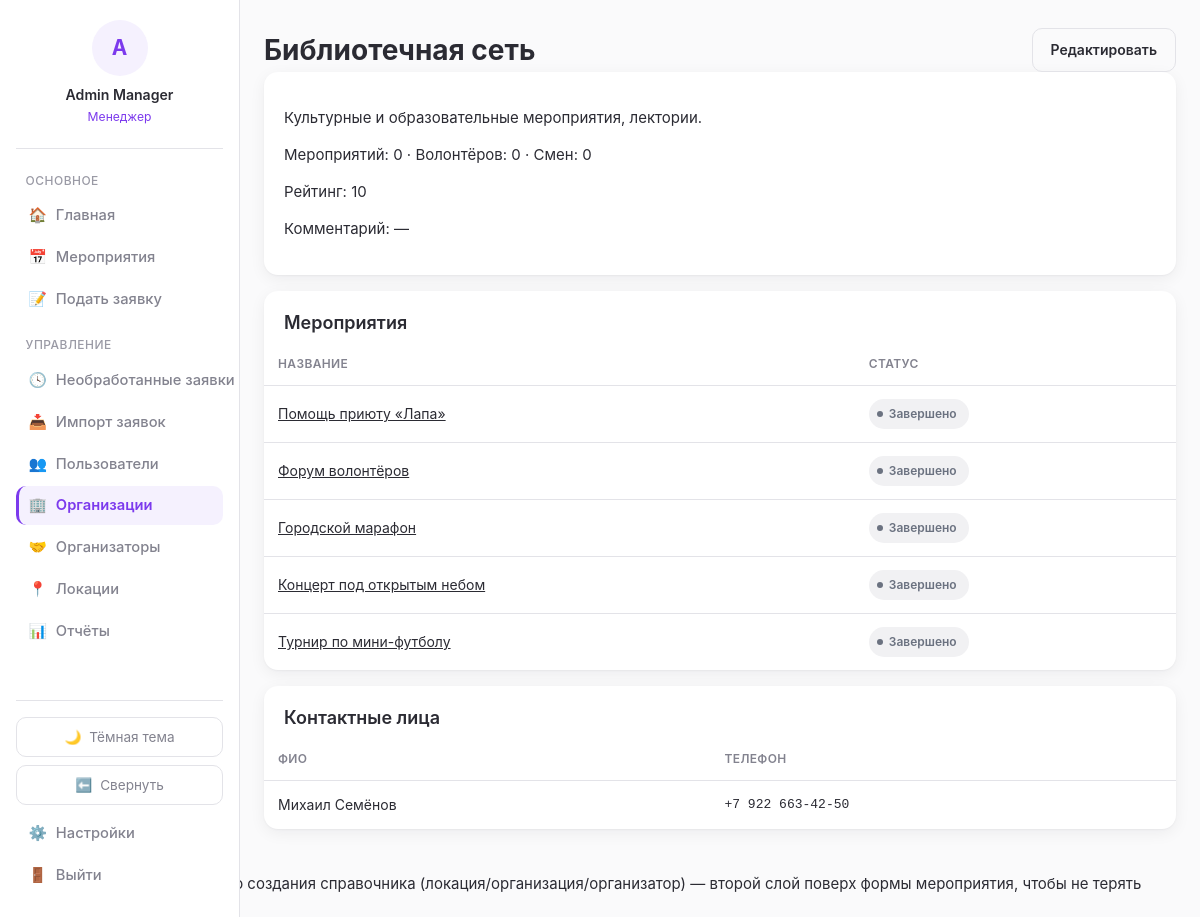
Screenshot of /organizations/6/ (signed in) with the database file from the repository.
### blog/models.py (models this page shows, shortened)
class User(AbstractBaseUser):
    GENDER_CHOICES = [
        ('male', 'Мужской'),
        ('female', 'Женский'),
    ]
    STATUS_CHOICES = [
        ('active', 'Активен'),
        ('inactive', 'Неактивен'),
        ('blacklisted', 'В блэклисте'),
    ]
    REGISTRATION_STATUS_CHOICES = [
        ('guest', 'Гость (первое касание)'),
        ('registered', 'Зарегистрирован'),
    ]
    id = models.AutoField(primary_key=True)
    system_username = models.CharField(max_length=50, blank=True, null=True, db_index=True)
    telegram_id = models.CharField(max_length=50, unique=True, db_index=True)
    telegram_username = models.CharField(max_length=100, blank=True, null=True)
    VK_username = models.CharField(max_length=100, blank=True, null=True)
    first_name = models.CharField(max_length=100, blank=True, null=True)
    last_name = models.CharField(max_length=100, blank=True, null=True)
    email = models.EmailField(blank=True, null=True)
    phone = models.CharField(max_length=20, blank=True, null=True)
    birthday = models.DateField(blank=True, null=True)
    about = models.TextField(blank=True, null=True)
    gender = models.CharField(max_length=10, choices=GENDER_CHOICES, blank=True, null=True)
    status = models.CharField(max_length=20, choices=STATUS_CHOICES, default='active')
    comment = models.TextField(blank=True, null=True)
    registration_status = models.CharField(
        max_length=20, choices=REGISTRATION_STATUS_CHOICES, default='guest'
    )
    created_at = models.DateTimeField(auto_now_add=True)
    last_event_at = models.DateTimeField(blank=True, null=True)
    total_event_count = models.IntegerField(default=0, validators=[MinValueValidator(0)])
    season_event_count = models.IntegerField(default=0, validators=[MinValueValidator(0)])
    total_hours = models.IntegerField(default=0, validators=[MinValueValidator(0)])
    season_hours = models.IntegerField(default=0, validators=[MinValueValidator(0)])
    churn_score = models.FloatField(default=0)
    login = models.CharField(max_length=50, unique=True, blank=True, null=True)
    web_credentials_set_at = models.DateTimeField(blank=True, null=True)
    notify_new_events = models.BooleanField(default=True)
    notify_applications = models.BooleanField(default=True)
    experience_token = models.UUIDField(default=uuid.uuid4, unique=True, editable=False, db_index=True)
    objects = UserManager()
    USERNAME_FIELD = 'telegram_id'
    REQUIRED_FIELDS = []
    class Meta:
        db_table = 'users'
        verbose_name = 'Пользователь'
        verbose_name_plural = 'Пользователи'
    @property
    def full_name(self):
        return f"{self.first_name or ''} {self.last_name or ''}".strip() or self.telegram_username or self.telegram_id

class Organization(models.Model):
    id = models.AutoField(primary_key=True)
    name = models.CharField(max_length=255)
    description = models.TextField(blank=True, null=True)
    created_at = models.DateTimeField(auto_now_add=True)
    events_count = models.IntegerField(default=0, validators=[MinValueValidator(0)])
    volunteers_count = models.IntegerField(default=0, validators=[MinValueValidator(0)])
    shifts_count = models.IntegerField(default=0, validators=[MinValueValidator(0)])
    internal_rating = models.SmallIntegerField(
        blank=True, null=True,
        validators=[MinValueValidator(0), MaxValueValidator(10)],
    )
    comment = models.TextField(blank=True, null=True)
    class Meta:
        db_table = 'organizations'
        verbose_name = 'Организация'
        verbose_name_plural = 'Организации'

class Event(models.Model):
    STATUS_CHOICES = [
        ('upcoming', 'Предстоит'),
        ('ongoing', 'Идёт'),
        ('passed', 'Прошло'),
        ('finished', 'Завершено'),
    ]
    DOBRO_LINK_KIND_CHOICES = [
        ('none', 'Нет ссылки'),
        ('shared', 'Общая ссылка'),
        ('unique', 'Уникальная ссылка'),
    ]
    id = models.AutoField(primary_key=True)
    title = models.CharField(max_length=255)
    description = models.TextField(blank=True, null=True)
    location = models.ForeignKey(Location, on_delete=models.SET_NULL, null=True, blank=True, related_name='events')
    chat_link = models.URLField(blank=True, null=True)
    post_in_chanel_link = models.URLField(blank=True, null=True)
    dobro_ru_link_kind = models.CharField(max_length=20, choices=DOBRO_LINK_KIND_CHOICES, default='none')
    dobro_ru_link = models.URLField(blank=True, null=True)
    dobro_ru_shared_link = models.ForeignKey(
        DobroRuSharedLink, on_delete=models.SET_NULL, null=True, blank=True, related_name='events'
    )
    dobro_ru_hours_logged = models.BooleanField(default=False)
    dobro_ru_logged_by = models.ForeignKey(User, on_delete=models.SET_NULL, null=True, blank=True, related_name='dobro_ru_logged_events')
    event_status = models.CharField(max_length=20, choices=STATUS_CHOICES, default='upcoming')
    organization = models.ForeignKey(Organization, on_delete=models.SET_NULL, null=True, blank=True, related_name='events')
    organizer = models.ForeignKey(Organizer, on_delete=models.SET_NULL, null=True, blank=True, related_name='managed_events')
    created_at = models.DateTimeField(auto_now_add=True)
    published_at = models.DateTimeField(blank=True, null=True)
    post_published_at = models.DateTimeField(blank=True, null=True)
    broadcast_sent_at = models.DateTimeField(blank=True, null=True)
    public_token = models.UUIDField(default=uuid.uuid4, unique=True, editable=False, db_index=True)
    people_helped = models.IntegerField(blank=True, null=True, validators=[MinValueValidator(0)])
    internal_comment = models.TextField(blank=True, null=True)
    letter = models.ForeignKey(ThankYouLetterTemplate, on_delete=models.SET_NULL, null=True, blank=True, related_name='events')
    class Meta:
        db_table = 'events'
        verbose_name = 'Мероприятие'
        verbose_name_plural = 'Мероприятия'
    def compute_status(self):
        if self.event_status == 'finished':
            return 'finished'
    def compute_status_display(self):
        return dict(self.STATUS_CHOICES).get(self.compute_status(), self.compute_status())

class Organizer(models.Model):
    id = models.AutoField(primary_key=True)
    user = models.ForeignKey(User, on_delete=models.SET_NULL, null=True, blank=True, related_name='organizer_profile')
    first_name = models.CharField(max_length=100)
    last_name = models.CharField(max_length=100)
    phone = models.CharField(max_length=20, blank=True, null=True)
    email = models.EmailField(blank=True, null=True)
    telegram_username = models.CharField(max_length=100, blank=True, null=True)
    VK_username = models.CharField(max_length=100, blank=True, null=True)
    whatsapp = models.CharField(max_length=50, blank=True, null=True)
    comments = models.TextField(blank=True, null=True)
    class Meta:
        db_table = 'organizers'
        verbose_name = 'Контактное лицо'
        verbose_name_plural = 'Контактные лица'

### blog/views.py (the view)
# urls.py: path('organizations/<int:org_id>/', views.organization_detail, name='organization_detail'),
@manager_required
def organization_detail(request, org_id):
    organization = get_object_or_404(Organization, pk=org_id)
    events = organization.events.prefetch_related('shifts').order_by('-created_at')
    organizers = Organizer.objects.filter(organization_links__organization=organization).distinct()
    return render(request, 'blog/organization_detail.html', {
        'organization': organization, 'events': events, 'organizers': organizers,
    })

### blog/context_processors.py (called while the page is built)
def role_flags(request):
    user = getattr(request, 'user', None)
    authenticated = bool(user and user.is_authenticated)
    return {
        'is_manager': is_manager(user) if authenticated else False,
        'is_team_leader': is_team_leader(user) if authenticated else False,
        'role_label': role_label(user) if authenticated else None,
    }

### blog/services/roles.py (called while the page is built)
def is_manager(user: User) -> bool:
    if not user or not user.is_authenticated:
        return False
    return user.manager_roles.filter(revoked_at__isnull=True).exists()

def is_team_leader(user: User) -> bool:
    if not user or not user.is_authenticated:
        return False
    return user.team_leader_roles.filter(revoked_at__isnull=True).exists()

def role_label(user: User) -> str:
    if is_manager(user):
        return 'Менеджер'
    if is_team_leader(user):
        return 'Тим-лидер'
    return 'Волонтёр'

### blog/templatetags/custom_tags.py (called while the page is built)
@register.inclusion_tag('blog/partials/_event_status_pill.html')
def event_status_pill(event):
    status = event.compute_status()
    return {
        'pill_class': _EVENT_STATUS_PILL.get(status, 'neutral'),
        'label': event.compute_status_display(),
    }

### blog/templates/blog/organization_detail.html (shortened to what this page needs)
{% extends 'blog/base.html' %}
{% load custom_tags %}
{% block content %}
<div style="display:flex; justify-content:space-between; align-items:center; gap:8px; flex-wrap:wrap;">
    <h1 style="margin:0;">{{ organization.name }}</h1>
    <a href="{% url 'organization_edit' organization.id %}" class="btn secondary" data-modal data-modal-title="Редактировать: {{ organization.name }}">Редактировать</a>
</div>
<div class="card">
    <p>{{ organization.description|default:"Без описания" }}</p>
    <p>Мероприятий: {{ organization.events_count }} · Волонтёров: {{ organization.volunteers_count }} · Смен: {{ organization.shifts_count }}</p>
    <p>Рейтинг: {{ organization.internal_rating|default:"—" }}</p>
    <p>Комментарий: {{ organization.comment|default:"—" }}</p>
</div>
<div class="card" style="padding:0; overflow:hidden;">
    <h3 style="padding:20px 20px 0;">Мероприятия</h3>
    <table class="responsive-table">
        <thead><tr><th>Название</th><th>Статус</th></tr></thead>
        <tbody>
        {% for event in events %}
            <tr data-href="{% url 'event_detail' event.id %}">
                <td data-label="Название"><a href="{% url 'event_detail' event.id %}">{{ event.title }}</a></td>
                <td data-label="Статус">{% event_status_pill event %}</td>
            </tr>
        {% empty %}
            <tr><td colspan="2">Мероприятий нет.</td></tr>
        {% endfor %}
        </tbody>
    </table>
</div>
<div class="card" style="padding:0; overflow:hidden;">
    <h3 style="padding:20px 20px 0;">Контактные лица</h3>
    <table class="responsive-table">
        <thead><tr><th>ФИО</th><th>Телефон</th></tr></thead>
        <tbody>
        {% for organizer in organizers %}
            <tr data-href="{% url 'organizer_detail' organizer.id %}">
                <td data-label="ФИО">{{ organizer.first_name }} {{ organizer.last_name }}</td>
                <td data-label="Телефон" class="mono">{{ organizer.phone|default:"—" }}</td>
            </tr>
        {% empty %}
            <tr><td colspan="2">Контактные лица не указаны.</td></tr>
        {% endfor %}
        </tbody>
    </table>
</div>
{% endblock %}

### blog/templates/blog/base.html (shortened to what this page needs)
{% load static %}<!DOCTYPE html>
<html lang="ru">
<head>
    <link rel="stylesheet" href="{% static 'blog/css/nexus.css' %}">
</head>
<body class="{% if request.COOKIES.sidebar_collapsed == '1' %}sidebar-collapsed{% endif %}">
{% if user.is_authenticated %}
<aside class="sidebar">
    <a href="{% url 'profile_detail' user.id %}" class="sidebar-account">
        <div class="avatar-placeholder">{{ user.full_name|slice:":1"|upper }}</div>
        <div class="username">{{ user.full_name }}</div>
        <div class="role">{{ role_label }}</div>
    </a>
    <div class="nav-section-title">Основное</div>
    <a href="{% url 'dashboard' %}" class="nav-link {% if request.resolver_match.url_name == 'dashboard' %}active{% endif %}" title="Главная"><span class="icon">🏠</span><span class="nav-label"> Главная</span></a>
    <a href="{% url 'event_list' %}" class="nav-link {% if request.resolver_match.url_name in 'event_list,event_detail' %}active{% endif %}" title="Мероприятия"><span class="icon">📅</span><span class="nav-label"> Мероприятия</span></a>
    <a href="{% url 'application_create' %}" class="nav-link " title="Подать заявку"><span class="icon">📝</span><span class="nav-label"> Подать заявку</span></a>
    {% if is_manager %}
    <div class="nav-section-title">Управление</div>
    <a href="{% url 'pending_applications' %}" class="nav-link " title="Необработанные заявки"><span class="icon">🕓</span><span class="nav-label"> Необработанные заявки</span></a>
    <a href="{% url 'import_preview' %}" class="nav-link " title="Импорт заявок"><span class="icon">📥</span><span class="nav-label"> Импорт заявок</span></a>
    <a href="{% url 'user_list' %}" class="nav-link {% if request.resolver_match.url_name == 'user_list' %}active{% endif %}" title="Пользователи"><span class="icon">👥</span><span class="nav-label"> Пользователи</span></a>
    <a href="{% url 'organizations_list' %}" class="nav-link {% if request.resolver_match.url_name in 'organizations_list,organization_detail,organization_create' %}active{% endif %}" title="Организации"><span class="icon">🏢</span><span class="nav-label"> Организации</span></a>
    <a href="{% url 'organizer_list' %}" class="nav-link " title="Организаторы"><span class="icon">🤝</span><span class="nav-label"> Организаторы</span></a>
    <a href="{% url 'location_list' %}" class="nav-link " title="Локации"><span class="icon">📍</span><span class="nav-label"> Локации</span></a>
    <a href="{% url 'report_period' %}" class="nav-link {% if request.resolver_match.url_name == 'report_period' %}active{% endif %}" title="Отчёты"><span class="icon">📊</span><span class="nav-label"> Отчёты</span></a>
    {% endif %}
    <div class="sidebar-footer">
        <button type="button" class="theme-toggle" id="theme-toggle" title="Тема">
            <span class="icon" id="theme-icon">🌙</span><span class="theme-label" id="theme-label"> Тёмная тема</span>
        </button>
        <button type="button" class="sidebar-toggle" id="sidebar-toggle" title="Свернуть панель">
            <span class="icon" id="sidebar-toggle-icon">⬅️</span><span class="nav-label" id="sidebar-toggle-label"> Свернуть</span>
        </button>
        <a href="{% url 'settings' %}" class="nav-link {% if request.resolver_match.url_name == 'settings' %}active{% endif %}" title="Настройки"><span class="icon">⚙️</span><span class="nav-label"> Настройки</span></a>
        <a href="{% url 'logout' %}" class="nav-link" title="Выйти"><span class="icon">🚪</span><span class="nav-label"> Выйти</span></a>
    </div>
</aside>
{% endif %}
<div class="page-wrapper" style="{% if not user.is_authenticated %}margin-left:0;{% endif %}">
    <main>
        {% block content %}{% endblock %}
    </main>
</div>
{# Вложенная модалка быстрого создания справочника (локация/организация/организатор) —
   второй слой поверх формы мероприятия, чтобы не терять введённые в неё данные. #}
</body>
</html>

### blog/templates/blog/partials/_event_status_pill.html
<span class="pill {{ pill_class }}"><span class="dot"></span>{{ label }}</span>

### rows the page displays
User: full_name "A", full_name "Admin Manager"
Organization: name "Библиотечная сеть", description "Культурные и образовательные мероприятия, лектории.", events_count "0", volunteers_count "0", shifts_count "0", internal_rating "10", comment "—"
Event: title "Помощь приюту «Лапа»", label "Завершено"
Event: title "Форум волонтёров", label "Завершено"
Event: title "Городской марафон", label "Завершено"
Event: title "Концерт под открытым небом", label "Завершено"
Event: title "Турнир по мини-футболу", label "Завершено"
Organizer: first_name "Михаил", last_name "Семёнов", phone "+7 922 663-42-50"

### other values shown
{{ role_label }} "Менеджер"
